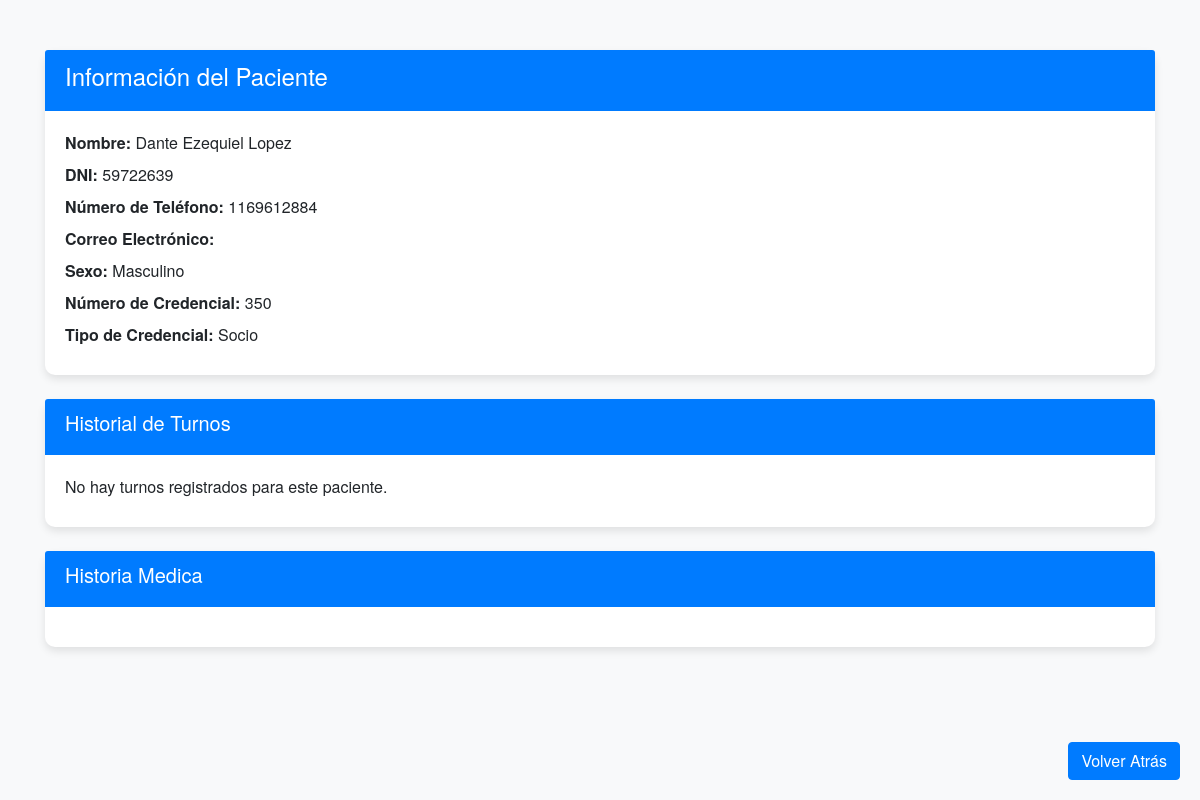
Page /socio/detalle/350/ on the earlier database version.
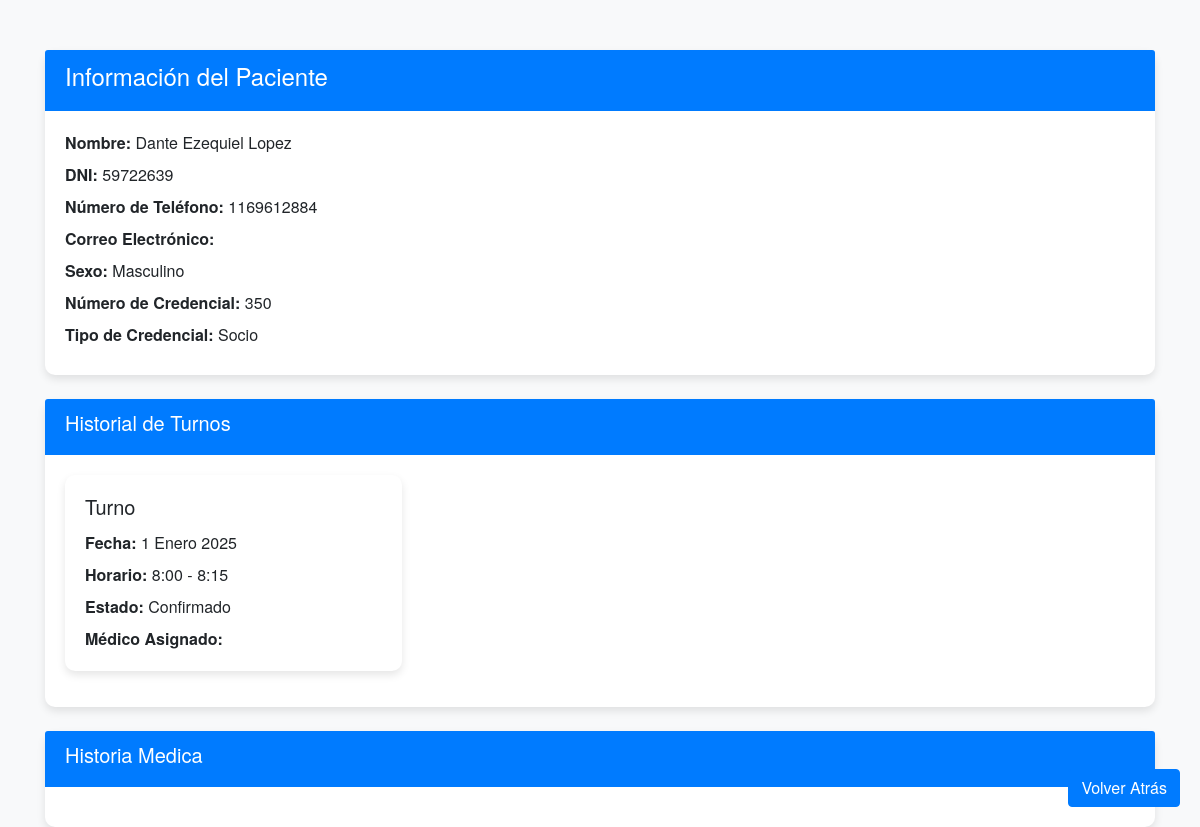
Same page on the later database version.
### apps/turno/models.py (models this page shows, shortened)
class Turno(models.Model):
    HORARIOS = (
        ('0', '8:00 - 8:15'),
        ('1', '8:15 - 8:30'),
        ('2', '8:30 - 8:45'),
        ('3', '8:45 - 9:00'),
        ('4', '9:00 - 9:15'),
        ('5', '9:15 - 9:30'),
        ('6', '9:30 - 9:45'),
        ('7', '9:45 - 10:00'),
        ('8', '10:00 - 10:15'),
        ('9', '10:15 - 10:30'),
        ('10', '10:30 - 10:45'),
        ('11', '10:45 - 11:00'),
        ('12', '11:00 - 11:15'),
        ('13', '11:15 - 11:30'),
        ('14', '11:30 - 11:45'),
        ('15', '11:45 - 12:00'),
        ('16', '12:00 - 12:15'),
        ('17', '12:15 - 12:30'),
        ('18', '12:30 - 12:45'),
        ('19', '12:45 - 13:00'),
        ('20', '13:00 - 13:15'),
        ('21', '13:15 - 13:30'),
        ('22', '13:30 - 13:45'),
        ('23', '13:45 - 14:00'),
        ('24', '14:00 - 14:15'),
        ('25', '14:15 - 14:30'),
        ('26', '14:30 - 14:45'),
        ('27', '14:45 - 15:00'),
        ('28', '15:00 - 15:15'),
        ('29', '15:15 - 15:30'),
        ('30', '15:30 - 15:45'),
        ('31', '15:45 - 16:00'),
        ('32', '16:00 - 16:15'),
        ('33', '16:15 - 16:30'),
        ('34', '16:30 - 16:45'),
        ('35', '16:45 - 17:00'),
        ('36', '17:00 - 17:15'),
        ('37', '17:15 - 17:30'),
        ('38', '17:30 - 17:45'),
        ('39', '17:45 - 18:00'),
        ('40', '18:00 - 18:15'),
        ('41', '18:15 - 18:30'),
        ('42', '18:30 - 18:45'),
        ('43', '18:45 - 19:00')
    )
    ESTADOS = (
        ('0', 'Pendiente de Confirmación'),
        ('1', 'Atendido'),
        ('2', 'Ausente con aviso'),
        ('3', 'Ausente sin aviso'),
        ('4', 'Confirmado'),
        ('5', 'Cancelado')
    )
    fecha = models.DateField(verbose_name='Fecha del turno')
    horario = models.CharField(max_length=2, choices=HORARIOS, default='0', verbose_name='Horario del turno')
    observacion = models.CharField(max_length=300, blank=True)
    activo = models.BooleanField(default=True, verbose_name='¿Turno Activo?')
    estado = models.CharField(max_length=2, choices=ESTADOS, default='0', verbose_name='Estado del turno')
    socio = models.ForeignKey(Paciente, on_delete=models.CASCADE)
    usuario = models.ForeignKey(User, related_name='turnos_asignados', on_delete=models.SET_NULL, blank=False, null=True, verbose_name='Médico asignado')
    responsable_de_carga = models.ForeignKey(User, related_name='turnos_responsable', on_delete=models.SET_NULL, null=True, editable=False)
    class Meta:
        verbose_name_plural = 'Turnos'

### apps/socio/views.py (the view)
# urls.py: path('detalle/<int:pk>/', PacienteDetailView.as_view(), name='detalle_paciente'),
class PacienteDetailView(DetailView):
    model = Paciente
    template_name = 'socio/detalle_paciente.html'
    context_object_name = 'paciente'
    def get_context_data(self, **kwargs):
        context = super().get_context_data(**kwargs)
        paciente = self.get_object()
        context['turnos'] = Turno.objects.filter(socio=paciente)
        context['historiales'] = HistorialClinico.objects.filter(socio=paciente)
        return context

### templates/socio/detalle_paciente.html (shortened to what this page needs)
<!DOCTYPE html>
<html lang="es">
<head>
    <link href="https://stackpath.bootstrapcdn.com/bootstrap/4.5.2/css/bootstrap.min.css" rel="stylesheet">
</head>
<body>
    <div class="container">
        <div class="card">
            <div class="card-header">
                <h1 class="h4">Información del Paciente</h1>
            </div>
            <div class="card-body">
                <p><strong>Nombre:</strong> {{ paciente.nombres }} {{ paciente.apellidos }}</p>
                <p><strong>DNI:</strong> {{ paciente.dni }} </p>
                <p><strong>Número de Teléfono:</strong> {{ paciente.telefono.numero_de_telefono }}</p>
                <p><strong>Correo Electrónico:</strong> {{ paciente.casilla_de_mail }}</p>
                <p><strong>Sexo:</strong> {{ paciente.get_sex_display }}</p>
                <p><strong>Número de Credencial:</strong> {{ paciente.credencial }}</p>
                <p><strong>Tipo de Credencial:</strong> {{ paciente.get_categoria_display }}</p>
            </div>
        </div>
        <div class="card mt-4">
            <div class="card-header">
                <h2 class="h5">Historial de Turnos</h2>
            </div>
            <div class="card-body">
                {% if turnos %}
                    <div class="row">
                        {% for turno in turnos %}
                            <div class="col-md-4 mb-3">
                                <div class="card">
                                    <div class="card-body">
                                        <h5 class="card-title">Turno</h5>
                                        <p class="card-text"><strong>Fecha:</strong> {{ turno.fecha }}</p>
                                        <p class="card-text"><strong>Horario:</strong> {{ turno.get_horario_display }}</p>
                                        <p class="card-text"><strong>Estado:</strong> {{ turno.get_estado_display }}</p>
                                        <p class="card-text"><strong>Médico Asignado:</strong> {% if turno.usuario %}{{ turno.usuario.first_name }} {{ turno.usuario.last_name }}{% else %}No asignado{% endif %}</p>
                                    </div>
                                </div>
                            </div>
                        {% endfor %}
                    </div>
                {% else %}
                    <p>No hay turnos registrados para este paciente.</p>
                {% endif %}
            </div>
        </div>
        <div class="card mt-4">
            <div class="card-header">
                <h2 class="h5">Historia Medica</h2>
            </div>
            <div class="card-body">
            </div>
        </div>
    </div>
    <button onclick="history.back()" class="btn btn-primary fixed-bottom-right">Volver Atrás</button>
</body>
</html>

Differences in the rows shown:
added Turno: fecha "1 Enero 2025", horario "8:00 - 8:15", estado "Confirmado"
Other differences:
text no longer shown: "No hay turnos registrados para este paciente."
